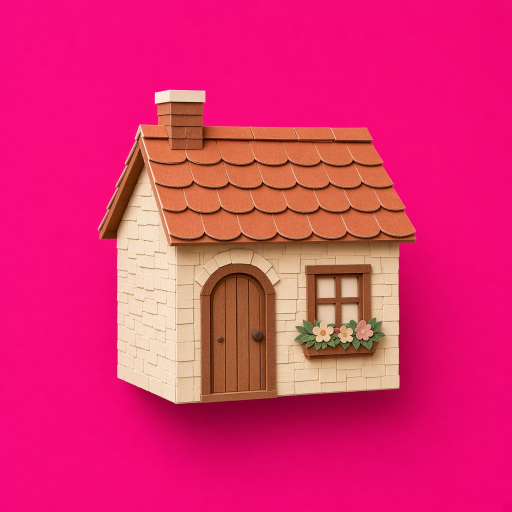
#> input picture projects/06-game-factory/perfect_game/perfect-game/assets/raw/cottage.png, 1024 x 1024 px (shown at 1/2 size)
$ python -i seamless.py   (imports and definitions only)
#> lines starting #> are read from the running program, lines starting #| are printed output that depends on the picture
#> further down, picture is the input picture: PIL image 1024x1024 RGB; mean R, G, B 224.4, 44.2, 109.7
"""Make a texture tileable via wrap-offset + feather blend, then optional tile crop."""
from __future__ import annotations

from PIL import Image, ImageFilter, ImageChops
import numpy as np


def _to_rgb(img: Image.Image) -> Image.Image:
    if img.mode == "RGBA":
        bg = Image.new("RGB", img.size, (255, 255, 255))
        bg.paste(img, mask=img.split()[-1])
        return bg
    return img.convert("RGB")


def make_seamless(img: Image.Image, feather: int | None = None) -> Image.Image:
    """Classic half-offset blend so opposite edges match."""
    rgb = _to_rgb(img)
    w, h = rgb.size
#> w = 1024; h = 1024
    if feather is None:
        feather = max(8, min(w, h) // 8)
#> feather = 128

    # Roll so old seams sit in the center cross.
    arr = np.asarray(rgb, dtype=np.float32)
    ox, oy = w // 2, h // 2
#> ox = 512; oy = 512
    rolled = np.roll(np.roll(arr, ox, axis=1), oy, axis=0)
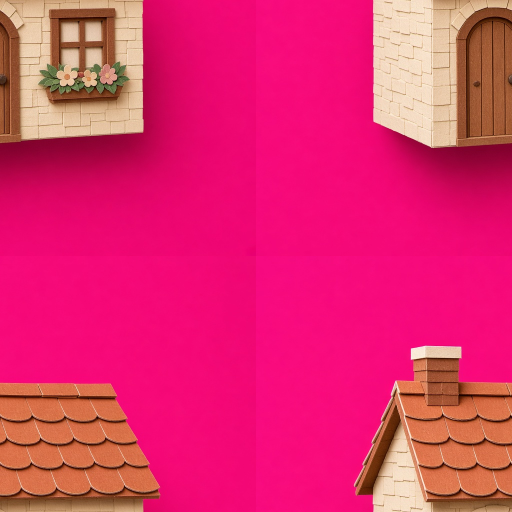
#> rolled: shape (1024, 1024, 3) float32 (shown at 1/2 size); mean R, G, B 224.4, 44.2, 109.8

    # Soft mask: heal center cross (where discontinuous edges meet after roll).
    yy, xx = np.mgrid[0:h, 0:w]
    dx = np.minimum(np.abs(xx - ox), np.abs(xx - (ox + w) % w))
    # distance to vertical seam line at x=ox and horizontal at y=oy
    dist_v = np.abs(xx - ox)
    dist_h = np.abs(yy - oy)
    dist = np.minimum(dist_v, dist_h).astype(np.float32)
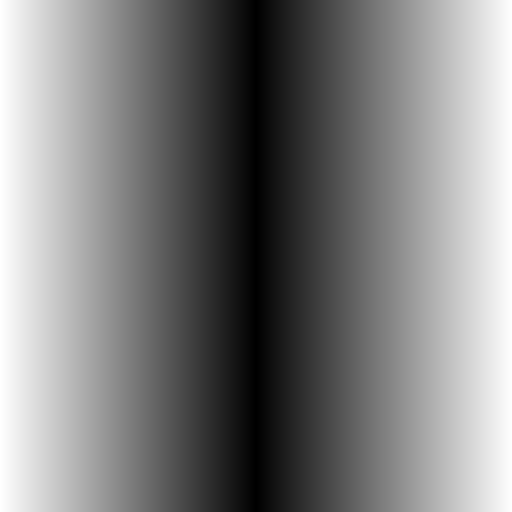
#> dist_v: shape (1024, 1024) int64 (shown at 1/2 size); min 0, max 512, mean 256; drawn with min black and max white
    # Also use radial falloff from center for corner heal
    dist = np.minimum(dist, np.sqrt((xx - ox) ** 2 + (yy - oy) ** 2) * 0.5)

    mask = np.clip(1.0 - dist / float(feather), 0.0, 1.0)
    mask = mask[..., None]

    # Blurred rolled as heal source
    blur = Image.fromarray(np.clip(rolled, 0, 255).astype(np.uint8)).filter(
        ImageFilter.GaussianBlur(radius=max(2, feather // 3))
    )
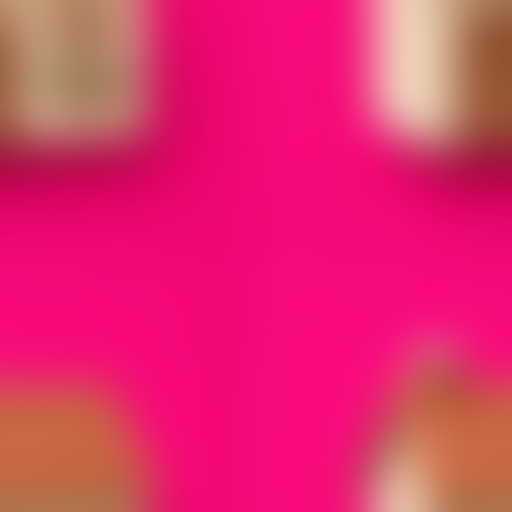
#> blur: PIL image 1024x1024 RGB (shown at 1/2 size); mean R, G, B 224.6, 44.5, 109.9
    blur_arr = np.asarray(blur, dtype=np.float32)
    healed = rolled * (1.0 - mask) + blur_arr * mask
    out = Image.fromarray(np.clip(healed, 0, 255).astype(np.uint8))

    # Roll back so content roughly matches original framing
    out_arr = np.asarray(out, dtype=np.uint8)
    out_arr = np.roll(np.roll(out_arr, -ox, axis=1), -oy, axis=0)
    return Image.fromarray(out_arr)


def extract_tile(img: Image.Image, size: int = 64) -> Image.Image:
    """Center-crop square then resize to tile size."""
    rgb = _to_rgb(img)
    w, h = rgb.size
    side = min(w, h)
    left = (w - side) // 2
    top = (h - side) // 2
    crop = rgb.crop((left, top, left + side, top + side))
    return crop.resize((size, size), Image.Resampling.LANCZOS)


def seam_score(tile: Image.Image) -> float:
    """Mean abs diff across horizontal & vertical wrap seams (RGB)."""
    arr = np.asarray(_to_rgb(tile), dtype=np.float32)
    h, w, _ = arr.shape
    vert = np.mean(np.abs(arr[:, 0, :] - arr[:, -1, :]))
    horiz = np.mean(np.abs(arr[0, :, :] - arr[-1, :, :]))
    return float((vert + horiz) * 0.5)


def stitch_grid(tile: Image.Image, n: int = 3) -> Image.Image:
    t = _to_rgb(tile)
    w, h = t.size
    canvas = Image.new("RGB", (w * n, h * n))
    for y in range(n):
        for x in range(n):
            canvas.paste(t, (x * w, y * h))
    return canvas

>>> from PIL import Image
>>> picture = Image.open('../assets/raw/cottage.png')
>>> result = make_seamless(picture)

$ run again, on projects/06-game-factory/perfect_game/perfect-game/assets/raw/flowers.png
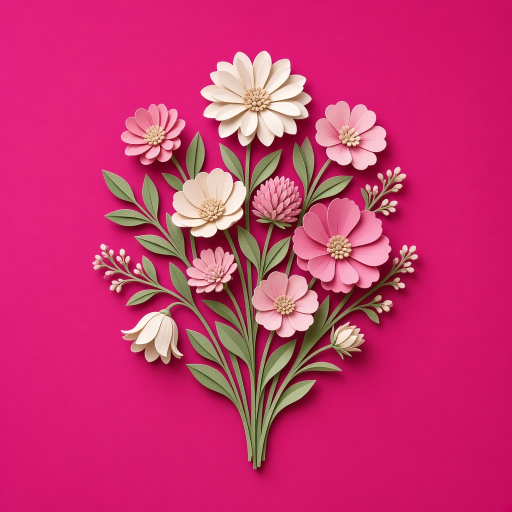
#> input picture projects/06-game-factory/perfect_game/perfect-game/assets/raw/flowers.png, 1024 x 1024 px (shown at 1/2 size)
#> picture is the input picture: PIL image 1024x1024 RGB; mean R, G, B 203.1, 49.9, 111
#> in make_seamless, `rolled = np.roll(np.roll(arr, ox, axis=1), oy, axis=0)`:
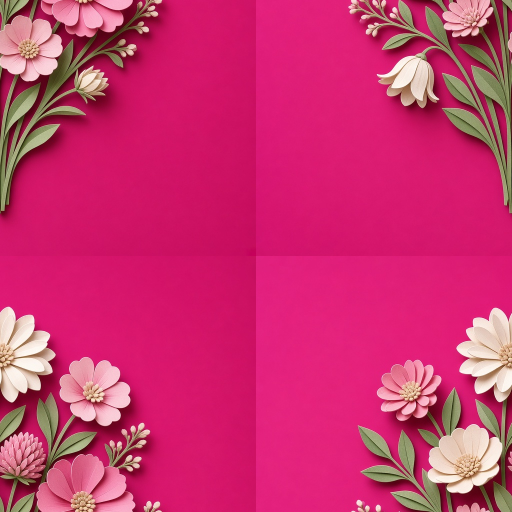
#> rolled: shape (1024, 1024, 3) float32 (shown at 1/2 size); mean R, G, B 202.7, 49.9, 111.1
#> in make_seamless, `blur = Image.fromarray(np.clip(rolled, 0, 255).astype(np.uint8)).filte..`:
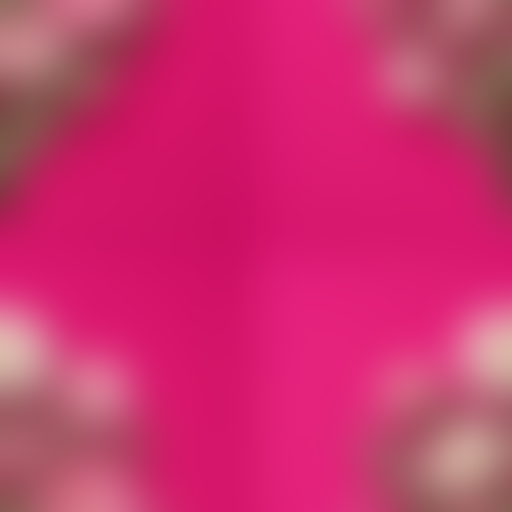
#> blur: PIL image 1024x1024 RGB (shown at 1/2 size); mean R, G, B 202.6, 49.6, 110.7
